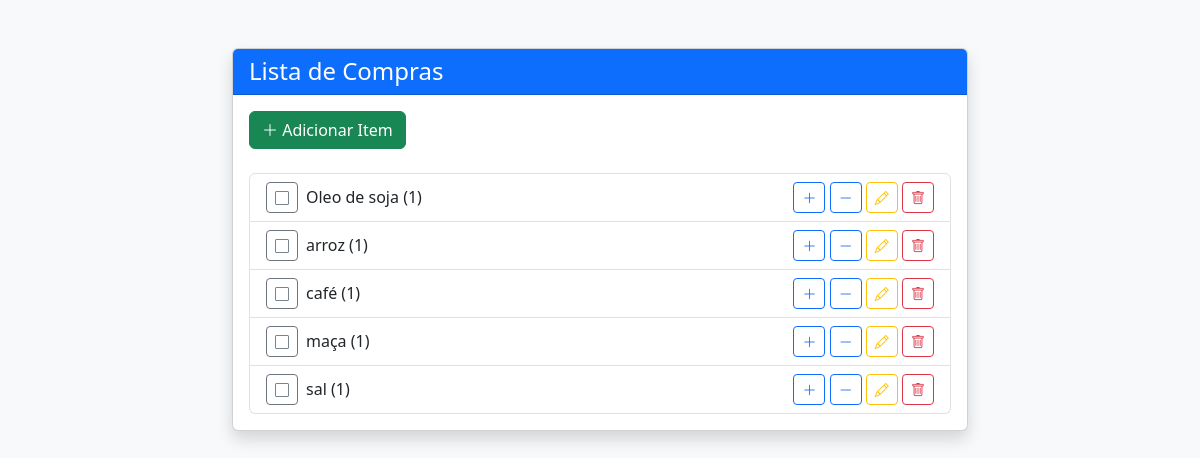
Before: / with the older database file.
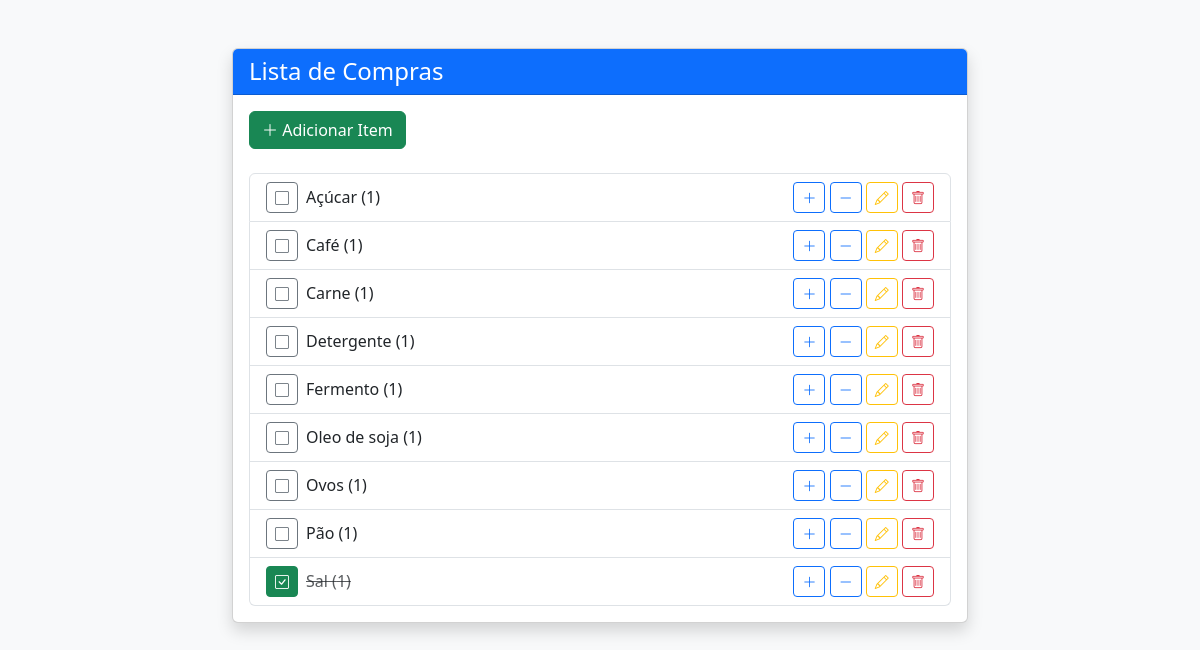
After: the same page with the newer database file.
### lista_compras/models.py (models this page shows, shortened)
class Item(models.Model):
    nome = models.CharField(max_length=100)
    quantidade = models.PositiveIntegerField(default=1)
    comprado = models.BooleanField(default=False)
    class Meta:
        ordering = ['nome']
        verbose_name = 'Item'
        verbose_name_plural = 'Itens'

### lista_compras/views.py (the view)
# urls.py: path('', views.ListaComprasView.as_view(), name='lista_compras'),
class ListaComprasView(ListView):
    model = Item
    template_name = 'lista_compras/lista.html'
    context_object_name = 'itens'

### lista_compras/templates/lista_compras/lista.html (shortened to what this page needs)
{% extends 'lista_compras/base.html' %}
{% block content %}
    <div class="d-flex justify-content-between mb-4">
        <a href="{% url 'lista_compras:adicionar_item' %}" class="btn btn-success">
            <i class="bi bi-plus-lg"></i> Adicionar Item
        </a>
    </div>
    {% if itens %}
        <div class="list-group">
            {% for item in itens %}
                <div class="list-group-item d-flex justify-content-between align-items-center">
                    <div class="d-flex align-items-center">
                        <form method="post" action="{% url 'lista_compras:marcar_comprado' item.pk %}" class="me-2">
                            <button type="submit" class="btn btn-sm {% if item.comprado %}btn-success{% else %}btn-outline-secondary{% endif %}">
                                <i class="bi {% if item.comprado %}bi-check-square{% else %}bi-square{% endif %}"></i>
                            </button>
                        </form>
                        <span class="{% if item.comprado %}text-decoration-line-through text-muted{% endif %}">
                            {{ item.nome }} ({{ item.quantidade }})
                        </span>
                    </div>
                    <div>
                        <form method="post" action="{% url 'lista_compras:aumentar_quantidade' item.pk %}" class="d-inline">
                            <button type="submit" class="btn btn-sm btn-outline-primary">
                                <i class="bi bi-plus-lg"></i>
                            </button>
                        </form>
                        <form method="post" action="{% url 'lista_compras:diminuir_quantidade' item.pk %}" class="d-inline">
                            <button type="submit" class="btn btn-sm btn-outline-primary">
                                <i class="bi bi-dash-lg"></i>
                            </button>
                        </form>
                        <a href="{% url 'lista_compras:editar_item' item.pk %}" class="btn btn-sm btn-outline-warning">
                            <i class="bi bi-pencil"></i>
                        </a>
                        <form method="post" action="{% url 'lista_compras:excluir_item' item.pk %}" class="d-inline">
                            <button type="submit" class="btn btn-sm btn-outline-danger">
                                <i class="bi bi-trash"></i>
                            </button>
                        </form>
                    </div>
                </div>
            {% endfor %}
        </div>
    {% else %}
        <div class="alert alert-info">Nenhum item na lista de compras.</div>
    {% endif %}
{% endblock %}

### lista_compras/templates/lista_compras/base.html (shortened to what this page needs)
<!DOCTYPE html>
<html lang="pt-br">
<head>
    <link href="https://cdn.jsdelivr.net/npm/bootstrap@5.3.2/dist/css/bootstrap.min.css" rel="stylesheet">
    <link rel="stylesheet" href="https://cdn.jsdelivr.net/npm/bootstrap-icons@1.11.2/font/bootstrap-icons.css">
</head>
<body class="bg-light">
    <div class="container mt-5">
        <div class="row justify-content-center">
            <div class="col-md-8">
                <div class="card shadow">
                    <div class="card-header bg-primary text-white">
                        <h1 class="h4 mb-0">Lista de Compras</h1>
                    </div>
                    <div class="card-body">
                        {% block content %}
                        {% endblock %}
                    </div>
                </div>
            </div>
        </div>
    </div>
</body>
</html>

Changed rows visible on the page:
removed Item: comprado False (drawn), nome "arroz", quantidade "1"
removed Item: comprado False (drawn), nome "café", quantidade "1"
removed Item: comprado False (drawn), nome "maça", quantidade "1"
removed Item: comprado False (drawn), nome "sal", quantidade "1"
added Item: comprado False (drawn), nome "Açúcar", quantidade "1"
added Item: comprado False (drawn), nome "Café", quantidade "1"
added Item: comprado False (drawn), nome "Carne", quantidade "1"
added Item: comprado False (drawn), nome "Detergente", quantidade "1"
added Item: comprado False (drawn), nome "Fermento", quantidade "1"
added Item: comprado False (drawn), nome "Ovos", quantidade "1"
added Item: comprado False (drawn), nome "Pão", quantidade "1"
added Item: comprado True (drawn), nome "Sal", quantidade "1"
